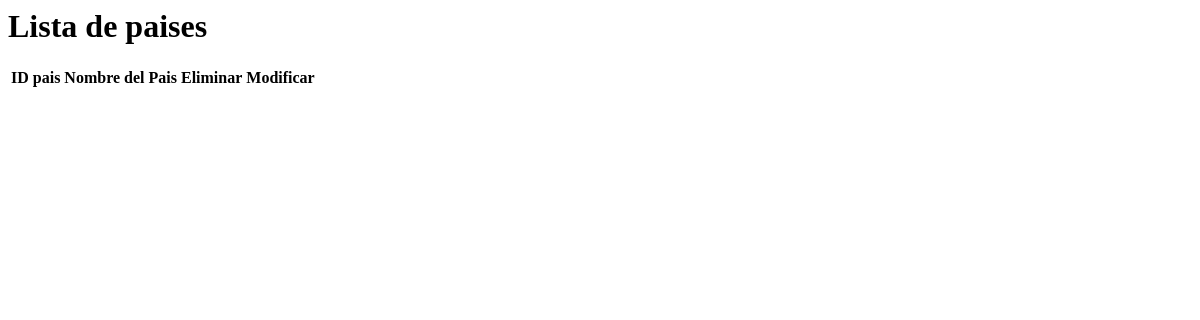
Page /Datos/cargaPais.php on the earlier database version.
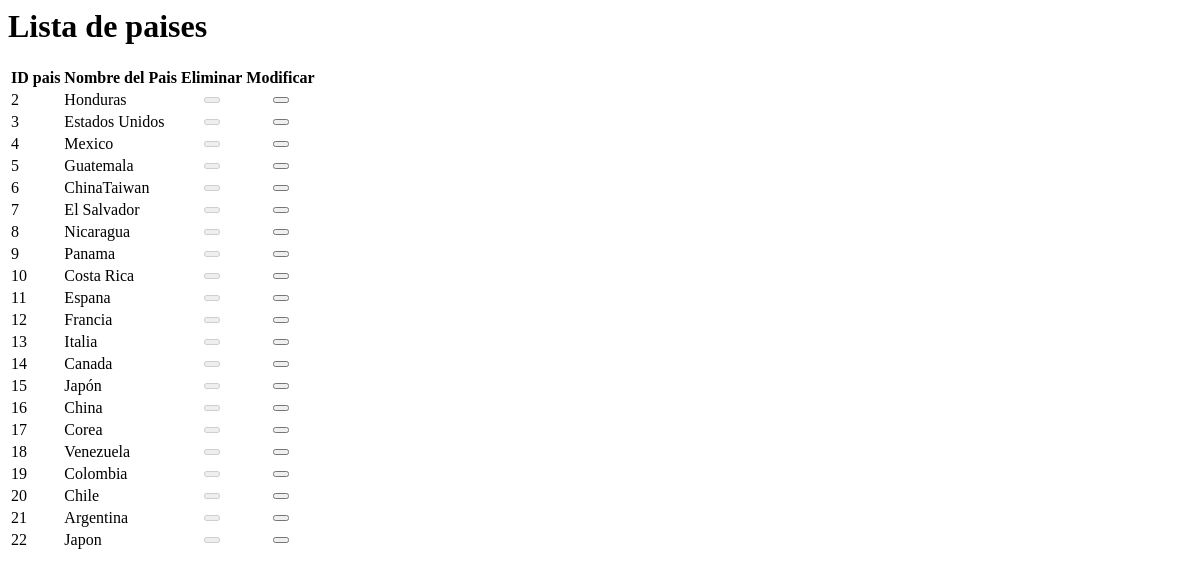
Same page on the later database version.
### tables this page shows
CREATE TABLE IF NOT EXISTS `pais` (
  `Id_pais` int(11) NOT NULL,
  `Nombre_pais` varchar(20) NOT NULL
);

### Datos/cargaPais.php (the view, shortened to what this page needs)
<?php
 $pame = mysql_query("SELECT * FROM pais");
?>
<html lang="es">
<head>
</head>
<body>
    <div class="row">
        <div class="col-lg-12">
            <h1 class="page-header">Lista de paises</h1>
        </div>
    </div>
    <div class="table-responsive">
        <table id="tabla_paises"  class="table table-bordered table-hover table-striped">
            <thead>
        <tr>
            <th><strong>ID pais</strong></th>
            <th><strong>Nombre del Pais</strong></th>
            <th><strong>Eliminar</strong></th>
            <th><strong>Modificar</strong></th>
        </tr>
            </thead>
      <tbody>
        <?php
        while ($row = mysql_fetch_array($pame)) {
            $id = $row['Id_pais'];
         ?>
          <tr>
                  <td id="id4"><?php echo $id ?></td>
                  <td><div class="text" id="npais-<?php echo $id ?>"><?php echo $row['Nombre_pais'] ?></div></td>
<?php
  if($_SESSION['user_rol'] != 100){
             echo'      <td> <center>
             <button class="elimina btn btn-danger glyphicon glyphicon-trash" disabled="TRUE"></button>
          </center></td> ';
  }else{
    echo'   <td> <center>
              <button class="elimina btn btn-danger glyphicon glyphicon-trash"></button>
       </center></td> ';
  }
?>
            <td>
            <center>
                <button   type="button"  id="editar" href="#" class="editarb btn btn-primary glyphicon glyphicon-edit" >
                </button>
            </center>
            </td>
    </tr>
   <?php } ?>
 </tbody>
    </table>
    </div>
</body>
</html>

Differences in the rows shown:
added pais: Id_pais "2", Nombre_pais "Honduras"
added pais: Id_pais "3", Nombre_pais "Estados Unidos"
added pais: Id_pais "4", Nombre_pais "Mexico"
added pais: Id_pais "5", Nombre_pais "Guatemala"
added pais: Id_pais "6", Nombre_pais "ChinaTaiwan"
added pais: Id_pais "7", Nombre_pais "El Salvador"
added pais: Id_pais "8", Nombre_pais "Nicaragua"
added pais: Id_pais "9", Nombre_pais "Panama"
added pais: Id_pais "10", Nombre_pais "Costa Rica"
added pais: Id_pais "11", Nombre_pais "Espana"
added pais: Id_pais "12", Nombre_pais "Francia"
added pais: Id_pais "13", Nombre_pais "Italia"
added pais: Id_pais "14", Nombre_pais "Canada"
added pais: Id_pais "15", Nombre_pais "Japón"
added pais: Id_pais "16", Nombre_pais "China"
added pais: Id_pais "17", Nombre_pais "Corea"
added pais: Id_pais "18", Nombre_pais "Venezuela"
added pais: Id_pais "19", Nombre_pais "Colombia"
added pais: Id_pais "20", Nombre_pais "Chile"
added pais: Id_pais "21", Nombre_pais "Argentina"
added pais: Id_pais "22", Nombre_pais "Japon"
